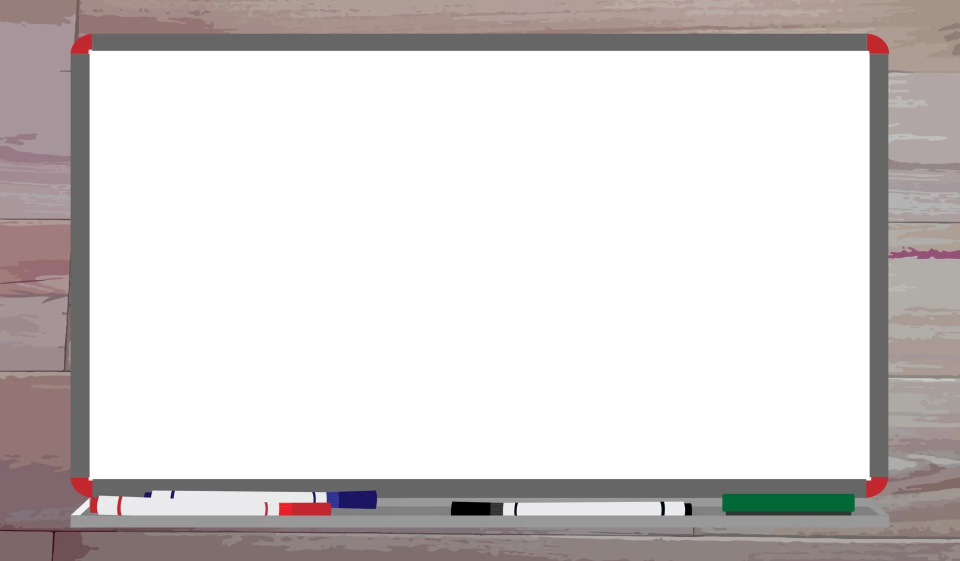
#> input picture Ai/computerVision/Day1/data/whiteboard.jpg, 1920 x 1122 px (shown at 1/2 size)
$ python drawing.py
#> lines starting #> are read from the running program, lines starting #| are printed output that depends on the picture
import os
import cv2

img = cv2.imread(os.path.join('.', 'data', 'whiteboard.jpg'))
#> img is the input picture: shape (1122, 1920, 3); mean B, G, R 208.1, 208.5, 213

if img is None:
    print("Img is not found")
else:
    img_resize = cv2.resize(img, (800, 500))
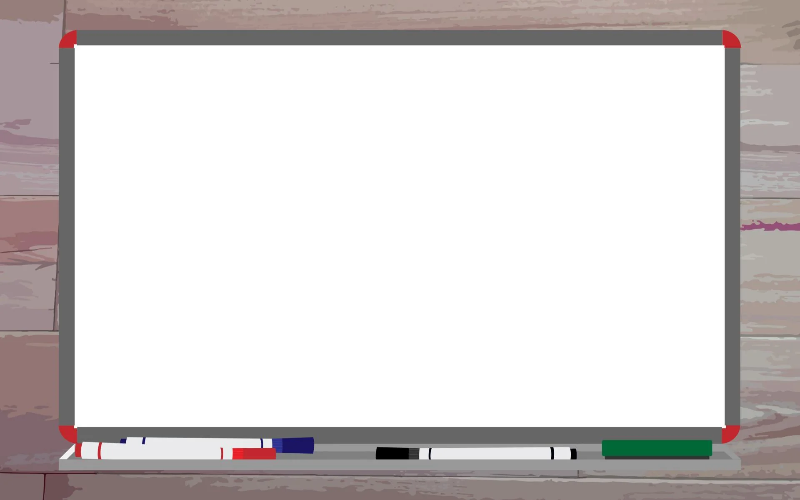
#> img_resize: shape (500, 800, 3); mean B, G, R 208.1, 208.5, 213
    print(img_resize.shape)
#| (500, 800, 3)
    cv2.imshow('img_resize', img_resize)

    #line
    img_line = cv2.line(img_resize, (100,150),(200, 300),(0, 0,0), 3)
    cv2.rectangle(img_resize, (300, 200), (500, 300), (255, 0, 0), -1)
    #circle
    cv2.circle(img_resize, (600, 300), 70, (0, 0, 255),5)
    # text
    cv2.putText(img_resize, 'Hey Birhane!', (300, 100), cv2.FONT_HERSHEY_SIMPLEX, 2, (255, 0, 255))
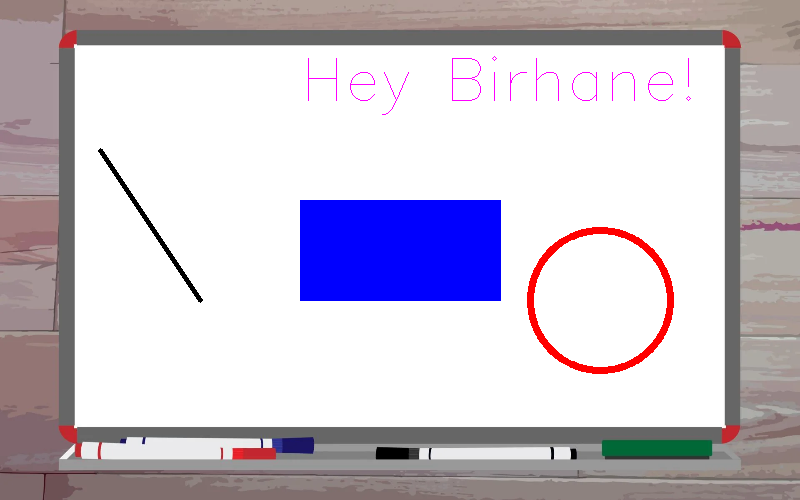
#> img_resize: shape (500, 800, 3); mean B, G, R 205.6, 192.5, 199.5
    cv2.imshow('img_resize', img_resize)
    if cv2.waitKey(0) & 0XFF == ord('q'):
#> (key q is pressed here)
            cv2.destroyAllWindows()

$ run again, with Ai/computerVision/Day1/data/birds.jpg copied over Ai/computerVision/Day1/data/whiteboard.jpg
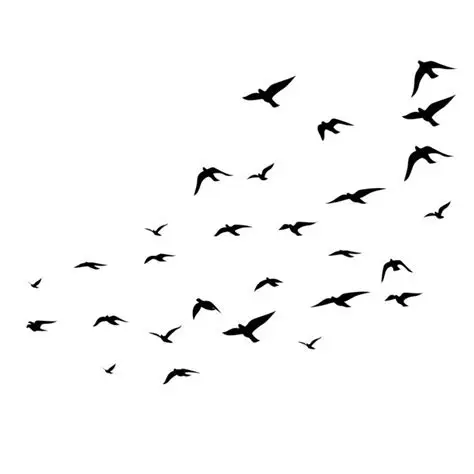
#> input picture Ai/computerVision/Day1/data/birds.jpg, 474 x 474 px
#> img is the input picture: shape (474, 474, 3); mean B, G, R 248.4, 248.4, 248.4
#> `img_resize = cv2.resize(img, (800, 500))`:
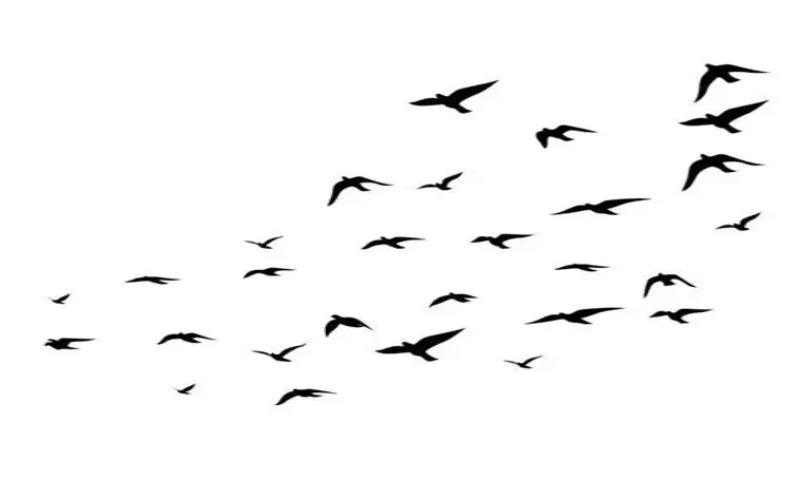
#> img_resize: shape (500, 800, 3); mean B, G, R 248.4, 248.4, 248.4
#| (500, 800, 3)
#> `cv2.putText(img_resize, 'Hey Birhane!', (300, 100), cv2.FONT_HERSHEY_S..`:
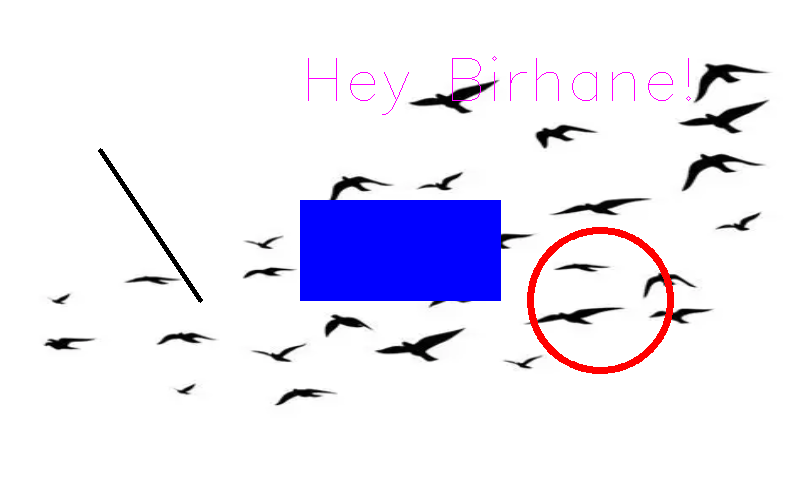
#> img_resize: shape (500, 800, 3); mean B, G, R 246.4, 232.9, 235.5
